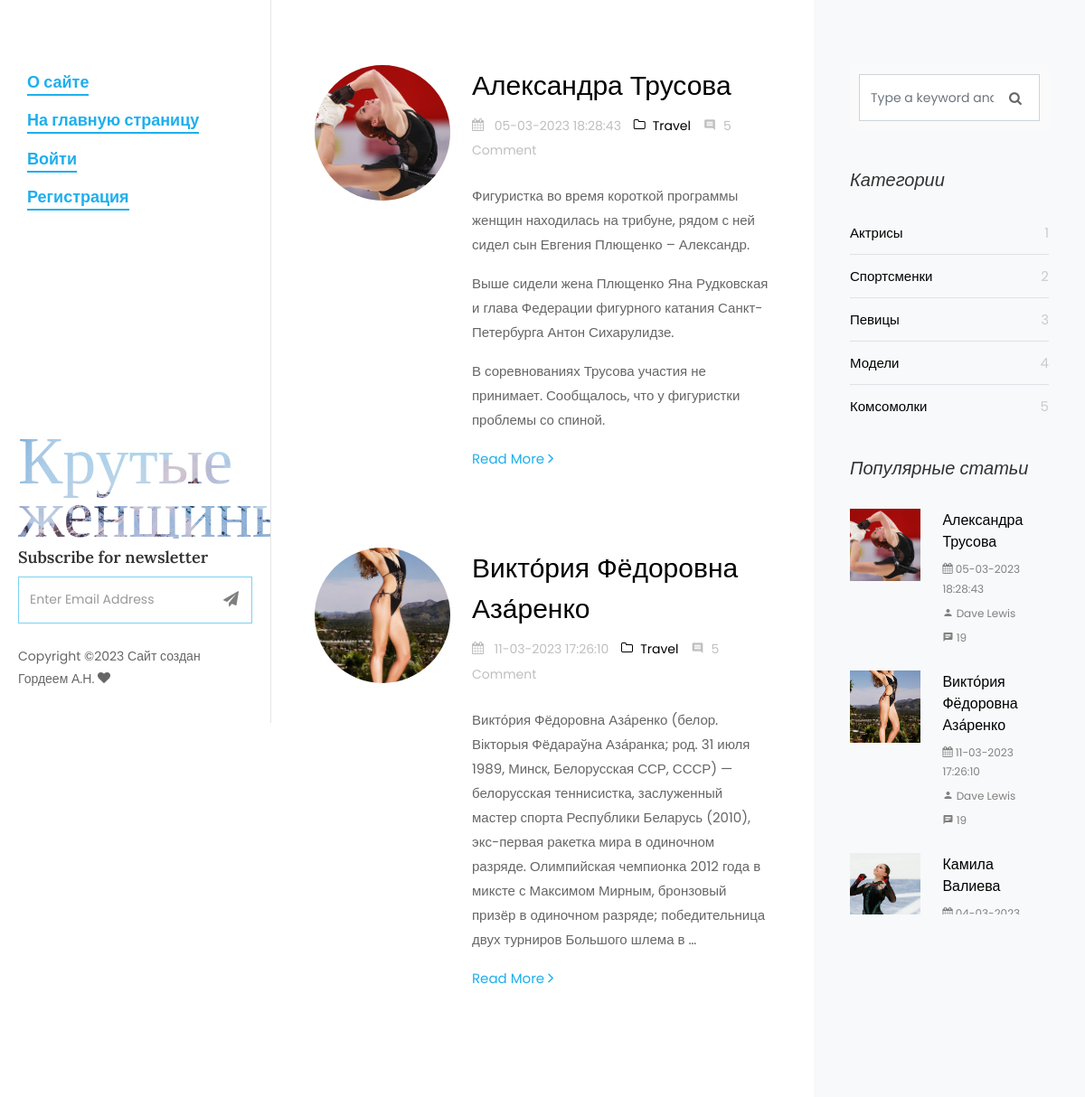
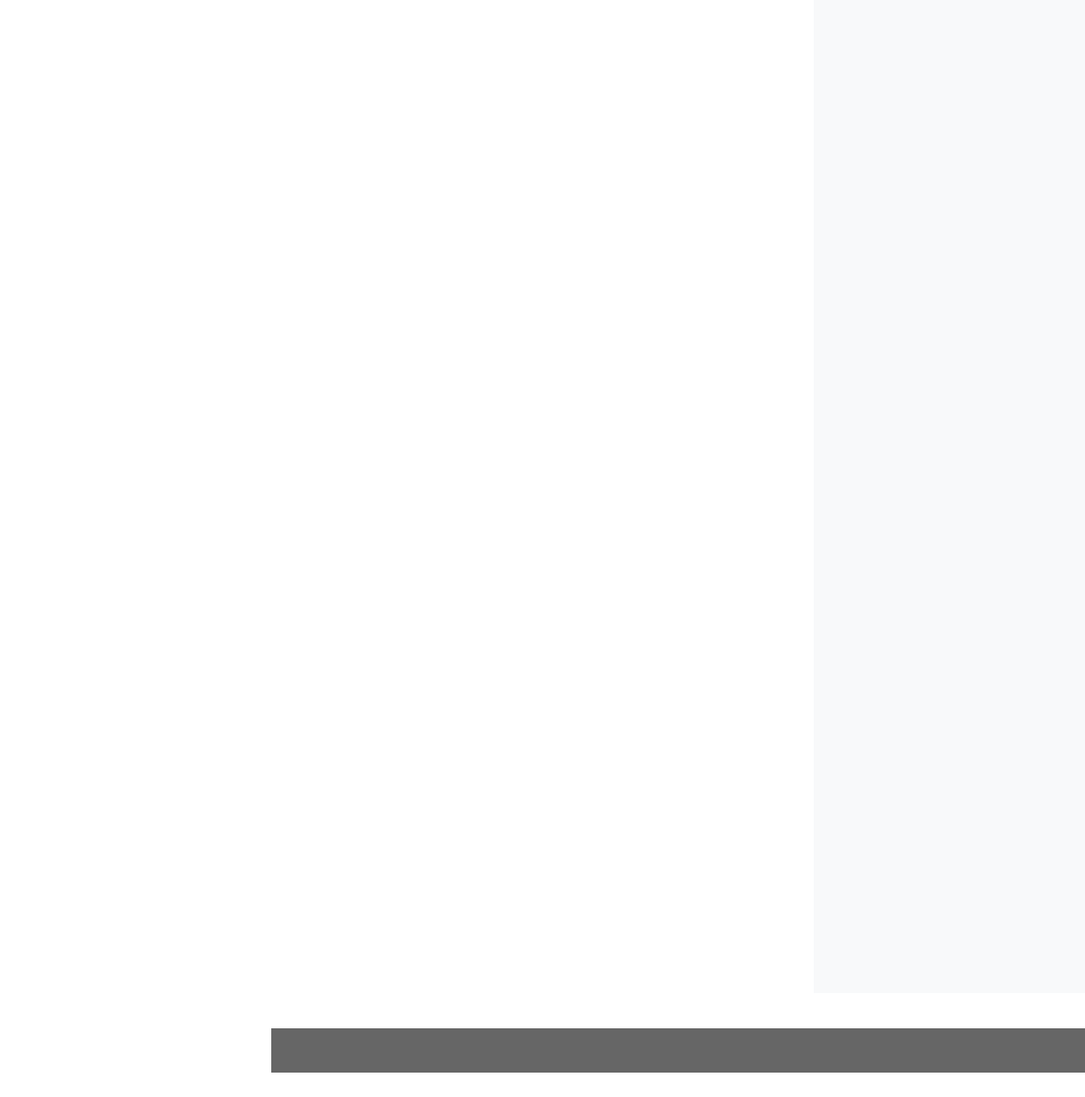
/cats/sportsmenki/, run on the app's committed database (2 pictures, top to bottom).
### women/models.py (models this page shows, shortened)
class Women(models.Model):
    objects = None
    title = models.CharField(max_length=255, verbose_name='Заголовок')
    content = models.TextField(blank=True)
    photo = models.ImageField(upload_to="photos/%Y/%m/%d/")
    time_create = models.DateTimeField(auto_now_add=True)
    slug = models.SlugField(max_length=250, unique= True, db_index= True, verbose_name= "URL")
    time_update = models.DateTimeField(auto_now=True)
    is_published = models.BooleanField(default=True)
    cat = models.ForeignKey('Category', on_delete=models.PROTECT, )
    class Meta:
        verbose_name_plural = 'Известные женщины'
        ordering = ('cat', 'title')

class Category(models.Model):
    name = models.CharField(max_length=100, db_index=True)
    slug = models.SlugField(max_length=250, unique=True, db_index=True, verbose_name='URL')
    class Meta:
        verbose_name_plural = 'Категории'
    def get_absolute_url(self):
        return reverse('category', kwargs={'cat_slug': self.slug})

### women/views.py (the view)
# urls.py: path('cats/<slug:cat_slug>/', CategoryListView.as_view(), name='category'),
class CategoryListView(DataMixin, ListView):
    paginate_by = 4
    model = Women
    template_name = 'women/category.html'
    context_object_name = 'posts'
    def get_queryset(self):
        return self.model.objects.filter(cat__slug=self.kwargs['cat_slug'], is_published=True)
    def get_context_data(self):
        context = super(CategoryListView, self).get_context_data()
        context['menu'] = menu
        context['cats'] = Category.objects.all()
        return context

### women/templates/women/category.html (shortened to what this page needs)
{% load static %}
<!DOCTYPE html>
<html lang="en">
  <head>
    <link rel="stylesheet" href="{% static 'css/open-iconic-bootstrap.min.css' %}">
    <link rel="stylesheet" href="{% static 'css/animate.css' %}">
    <link rel="stylesheet" href="{% static 'css/owl.carousel.min.css' %}">
    <link rel="stylesheet" href="{% static 'css/owl.theme.default.min.css' %}">
    <link rel="stylesheet" href="{% static 'css/magnific-popup.css' %}">
    <link rel="stylesheet" href="{% static 'css/aos.css' %}">
    <link rel="stylesheet" href="{% static 'css/ionicons.min.css' %}">
    <link rel="stylesheet" href="{% static 'css/bootstrap-datepicker.css' %}">
    <link rel="stylesheet" href="{% static 'css/jquery.timepicker.css' %}">
    <link rel="stylesheet" href="{%  static 'css/flaticon.css' %}">
    <link rel="stylesheet" href="{% static 'css/icomoon.css' %}">
    <link rel="stylesheet" href="{% static 'css/style.css' %}">
  </head>
  <body>
	{% include 'women/side-header.html' %}
		<div id="colorlib-main">
			<section class="ftco-section ftco-no-pt ftco-no-pb">
	    	<div class="container">
	    		<div class="row d-flex">
	    			<div class="col-xl-8 py-5 px-md-5">
						{% for p in posts %}
	    				<div class="row pt-md-4">
			    			<div class="col-md-12">
									<div class="blog-entry ftco-animate d-md-flex">
										<a href="" class="img img-2"
										   style="background-image: url('{{ p.photo.url }}');"></a>
										<div class="text text-2 pl-md-4">
				              <h3 class="mb-2"><a href="{% url 'post' p.slug %}" > {{ p.title }} </a></h3>
				              <div class="meta-wrap">
												<p class="meta">
				              		<span><i class="icon-calendar mr-2"></i> {{p.time_update|date:'d-m-Y H:i:s' }} </span>
				              		<span><a href="single.html"><i class="icon-folder-o mr-2"></i>Travel</a></span>
				              		<span><i class="icon-comment2 mr-2"></i>5 Comment</span>
				              	</p>
			              	</div>
				              <p class="mb-4"> {{ p.content | linebreaks | truncatewords:50 }}</p>
				              <p><a href=" {% url 'post' p.slug %} " class="btn-custom">Read More <span class="ion-ios-arrow-forward"></span></a></p>
				            </div>
									</div>
								</div>
			    		</div>
						{% endfor %}
			    		<div class="row">
			          <div class="col">
			            <div class="block-27">
			              			              <ul>{% if page_obj.has_other_pages  %}
							  {% for p in paginator.page_range %}
							  {%  if page_obj.number == p %}
							  <li class="active"><span> {{ p }}</span></li>
							  	{% else %}
			                <li><a href="?page= {{ p }}">{{ p }}</a></li>
								{% endif %}
							  	{% endfor %}
								{% endif %}
			              </ul>
			            </div>
			          </div>
			        </div>
			    	</div>
	    			<div class="col-xl-4 sidebar ftco-animate bg-light pt-5">
	            			<div class="sidebar-box pt-md-4">
	              						<form action="#" class="search-form">
	                				<div class="form-group">
	                  				<span class="icon icon-search"></span>
	                						  <input type="text" class="form-control" placeholder="Type a keyword and hit enter">
	                </div>
	              </form>
	            </div>
	            <div class="sidebar-box ftco-animate">
	            	<h3 class="sidebar-heading">Категории </h3>
	              <ul class="categories">
					{% for cat in cats %}
	                <li><a href="{{ cat.get_absolute_url  }}"> {{ cat.name }}
						<span> {{ cat.pk }}</span></a></li>
					  {% endfor %}
	              </ul>
	            </div>
	            <div class="sidebar-box ftco-animate">
	              <h3 class="sidebar-heading">Популярные статьи </h3>
					{% for p in posts|slice:":3" %}
	              <div class="block-21 mb-4 d-flex">
	                <a class="blog-img mr-4"  style="background-image: url('{{ p.photo.url }}');"></a>
	                <div class="text">
	                  <h3 class="heading"><a href="#">{{ p.title }}</a></h3>
	                  <div class="meta">
	                    <div><a href="#"><span class="icon-calendar"></span> {{p.time_update|date:'d-m-Y H:i:s' }} </a></div>
	                    <div><a href="#"><span class="icon-person"></span> Dave Lewis</a></div>
	                    <div><a href="#"><span class="icon-chat"></span> 19</a></div>
	                  </div>
	                </div>
	              </div>
					{% endfor %}
	            </div>
	            </div>
							<div class="sidebar-box subs-wrap img py-4" style="background-image: url('../static/images/bg_1.jpg');">
								<div class="overlay"></div>
	            </div>
	          </div>
	    		</div>
	    	</div>
		</div>
  </body>
</html>

### women/static/css/icomoon.css (style rules this page uses)
[class^="icon-"], [class*=" icon-"] { font-family: 'icomoon' !important; speak: none; font-style: normal; font-weight: normal; font-variant: normal; text-transform: none; line-height: 1; -webkit-font-smoothing: antialiased; -moz-osx-font-smoothing: grayscale; }
.icon-search:before { content: "\f002"; }
.icon-calendar:before { content: "\f073"; }
.icon-folder-o:before { content: "\f114"; }
.icon-chat:before { content: "\e0b7"; }
.icon-comment2:before { content: "\e0b9"; }
.icon-person:before { content: "\e7fd"; }

### data on the page
Women: photo (picture), title "Александра Трусова", time_update "05-03-2023 18:28:43", content "Фигуристка во время короткой программы женщин находилась на трибуне, рядом с ней сидел сын Евгения Плющенко – Александр. Выше сидели жена Плющенко Яна Рудковская и глава Федерации фигурного катания Санкт-Петербурга Антон Сихарулидзе. В соревнованиях Трусова участия не принимает. Сообщалось, что у фигуристки проблемы со спиной."
Women: photo (picture), title "Викто́рия Фёдоровна Аза́ренко", time_update "11-03-2023 17:26:10", content "Викто́рия Фёдоровна Аза́ренко (белор. Вікторыя Фёдараўна Аза́ранка; род. 31 июля 1989, Минск, Белорусская ССР, СССР) — белорусская теннисистка, заслуженный мастер спорта Республики Беларусь (2010), экс-первая ракетка мира в одиночном разряде. Олимпийская чемпионка 2012 года в миксте с Максимом Мирным, бронзовый призёр в одиночном разряде; победительница двух турниров Большого шлема в …"
Category: name "Актрисы", pk "1"
Category: name "Спортсменки", pk "2"
Category: name "Певицы", pk "3"
Category: name "Модели", pk "4"
Category: name "Комсомолки", pk "5"
Women: photo (picture), title "Камила Валиева", time_update "04-03-2023 23:06:26"

### other printed values
{{ m.title }} "О сайте" "На главную страницу" "Войти" "Регистрация"
